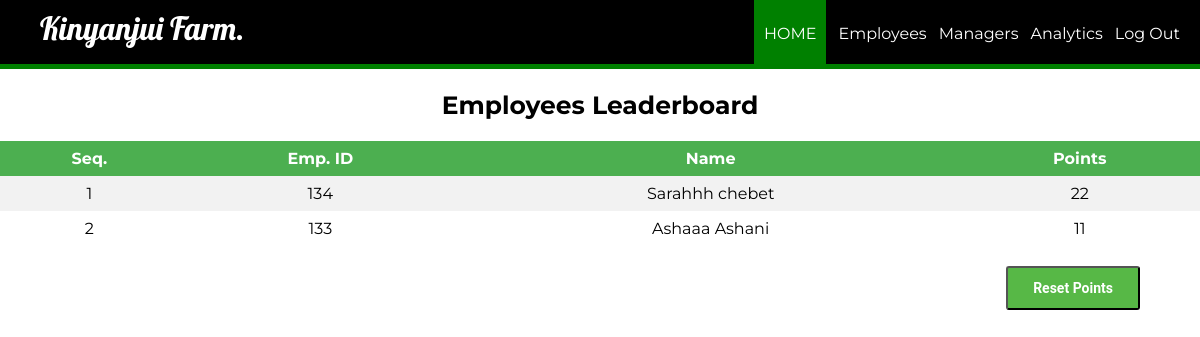
The page /aloginwel.php on the database its author committed.
### tables this page shows
CREATE TABLE `rank` (
  `eid` int(11) NOT NULL,
  `points` int(11) DEFAULT 0
);

CREATE TABLE `employee` (
  `id` int(11) NOT NULL,
  `firstName` varchar(100) NOT NULL,
  `lastName` varchar(100) NOT NULL,
  `email` varchar(100) NOT NULL,
  `password` text NOT NULL,
  `birthday` date NOT NULL,
  `gender` varchar(10) NOT NULL,
  `contact` varchar(20) NOT NULL,
  `address` varchar(100) DEFAULT NULL,
  `dept` varchar(100) NOT NULL,
  `pic` text NOT NULL
);

### aloginwel.php (the view, shortened to what this page needs)
<?php
require_once ('process/dbh.php');
$sql = "SELECT id, firstName, lastName,  points FROM employee, rank WHERE rank.eid = employee.id order by rank.points desc";
$result = mysqli_query($conn, $sql);
?>
<html>
<head>
	<link rel="stylesheet" type="text/css" href="styleemplogin.css">
</head>
<body>
	<header>
		<nav>
			<h1>Kinyanjui Farm.</h1>
			<ul id="navli">
				<li><a class="homered" href="aloginwel.php">HOME</a></li>
				<li><a class="homeblack" href="viewemp.php">Employees</a></li>
				<li><a class="homeblack" href="viewman.php">Managers</a></li>
				<li><a class="homeblack" href="./chartjs-template-acers/index.php">Analytics</a></li>
				<li><a class="homeblack" href="alogin.html">Log Out</a></li>
			</ul>
		</nav>
	</header>
	<div class="divider"></div>
	<div id="divimg">
		<h2 style="font-family: 'Montserrat', sans-serif; font-size: 25px; text-align: center;">Employees Leaderboard </h2>
    	<table>
			<tr bgcolor="#000">
				<th align = "center">Seq.</th>
				<th align = "center">Emp. ID</th>
				<th align = "center">Name</th>
				<th align = "center">Points</th>
			</tr>
			<?php
				$seq = 1;
				while ($employee = mysqli_fetch_assoc($result)) {
					echo "<tr>";
					echo "<td>".$seq."</td>";
					echo "<td>".$employee['id']."</td>";
					echo "<td>".$employee['firstName']." ".$employee['lastName']."</td>";
					echo "<td>".$employee['points']."</td>";
					$seq+=1;
				}
			?>
		</table>
		<div class="p-t-20">
			<button class="btn btn--radius btn--green" type="submit" style="float: right; margin-right: 60px"><a href="reset.php" style="text-decoration: none; color: white"> Reset Points</button>
		</div>
	</div>
</body>
</html>

### styleemplogin.css (style rules this page uses)
body { margin: 0px; }
header { background: black; color: white; padding: 8px 20px 6px 40px; height: 50px; }
header h1 { display: inline; font-family: "Lobster", cursive; font-weight: 400; font-size: 32px; float: left; margin-top: 0px; margin-right: 10px; }
nav ul { display: inline; padding: 0px; float: right; }
nav ul li { display: inline-block; list-style-type: none; color: white; float: left; margin-left: 12px; }
nav ul li a { color: white; text-decoration: none; }
#navli { font-family: "Montserrat", sans-serif; }
.homered { background-color: green; padding: 30px 10px 22px 10px; }
.divider { background-color: green; height: 5px; }
table { margin: 0px; border-collapse: collapse; width: 100%; font-family: "Montserrat", sans-serif; }
th, td { text-align: center; padding: 8px; }
tr:nth-child(even) { background-color: #f2f2f2; }
th { background-color: #4caf50; color: white; }
.p-t-20 { padding-top: 20px; }
.btn { line-height: 40px; display: inline-block; padding: 0 25px; cursor: pointer; font-family: "Roboto", "Arial", "Helvetica Neue", sans-serif; color: #fff; -webkit-transition: all 0.4s ease; -o-transition: all 0.4s ease; -moz-transition: all 0.4s ease; transition: all 0.4s ease; font-size: 14px; font-weight: 700; }
.btn--radius { -webkit-border-radius: 3px; -moz-border-radius: 3px; border-radius: 3px; }
.btn--green { background: #57b846; }

### rows shown on the page
rank: eid "134", eid.firstName "Sarahhh", eid.lastName "chebet", points "22"
rank: eid "133", eid.firstName "Ashaaa", eid.lastName "Ashani", points "11"
